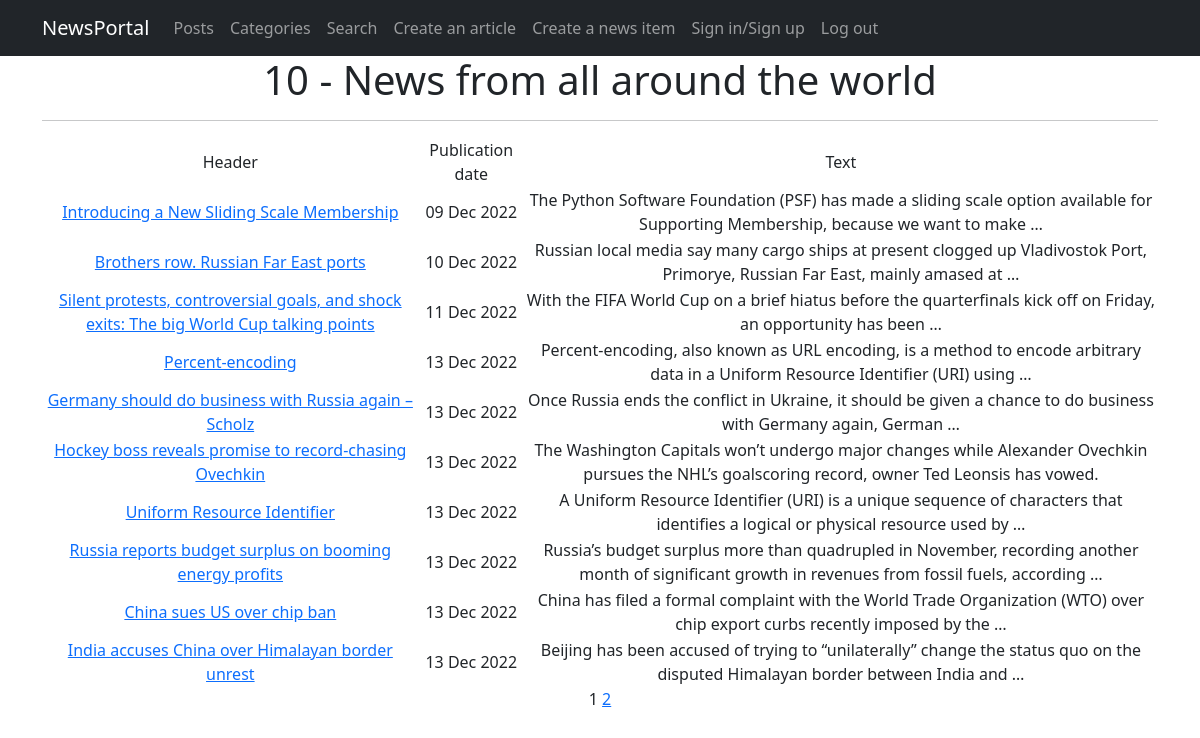
The app's page /news_portal/ with its own data.
### news_portal/models.py (models this page shows, shortened)
class Post(models.Model):
    post_type = models.CharField(max_length=2, choices=POST_TYPE, default=article)
    post_pub_date = models.DateTimeField(auto_now_add=True)
    post_header = models.CharField(max_length=255, null=False)
    post_text = models.TextField(null=False)
    post_rating = models.SmallIntegerField(default=0)
    post_auth = models.ForeignKey(Author, on_delete=models.CASCADE)
    post_cat = models.ManyToManyField(Category, through='PostCategory')
    def get_url(self):
        return reverse('post_detail', args=[self.id])

### news_portal/views.py (the view)
# urls.py: path('', PostList.as_view()),
class PostList(ListView):
    model = Post
    template_name = 'news_portal.html'
    context_object_name = 'news_portal'
    paginate_by = 10
    def get_queryset(self):
        queryset = super().get_queryset()
        self.filterset = PostFilter(self.request.GET, queryset)
        return self.filterset.qs

### news_portal/templatetags/custom_filters.py (called while the page is built)
@register.filter()
def censor(value):
    censored_words = ['ass', 'bitch', 'cock', 'fuck']
    cen_text = value.split()
    for i in censored_words:
        for words in cen_text:
            if i in words:
                psn_in_text = cen_text.index(words)
                cen_text.remove(words)
                cen_text.insert(psn_in_text, i[0] + '*' * (len(i)-1))
    return " ".join(cen_text)

### news_portal/templatetags/custom_tags.py (called while the page is built)
@register.simple_tag(takes_context=True)
def url_replace(context, **kwargs):
    d = context['request'].GET.copy()
    for k, v in kwargs.items():
        d[k] = v
    return d.urlencode()

### templates/news_portal.html (shortened to what this page needs)
{% extends 'fpages/default.html' %}
{% load custom_filters %}!
{% load custom_tags %}
{% block content %}
   <h1>{{news_portal|length}} - News from all around the world</h1>
   <hr>
   {% if news_portal %}
    <table>
        <tr>
            <td>Header</td>
            <td>Publication date</td>
            <td>Text</td>
        </tr>
        {% for post in news_portal %}
        <tr>
            <td><a href="{{ post.get_url }}"> {{ post.post_header|censor }} </a></td>
            <td>{{ post.post_pub_date|date:'d M Y' }} </td>
            <td>{{ post.post_text|truncatewords:20|censor }}</td>
        </tr>
        {% endfor %}
    </table>
    {% else %}
           <h2>No news</h2>
{% endif %}
   {{ page_obj.number }}
   {% if page_obj.has_next %}
       <a href="?{% url_replace page=page_obj.next_page_number %}">{{ page_obj.next_page_number }}</a>
   {% endif %}
{% endblock content %}

### records on screen
Post: post_header|censor "Introducing a New Sliding Scale Membership", post_pub_date "09 Dec 2022", post_text|censor "The Python Software Foundation (PSF) has made a sliding scale option available for Supporting Membership, because we want to make …"
Post: post_header|censor "Brothers row. Russian Far East ports", post_pub_date "10 Dec 2022", post_text|censor "Russian local media say many cargo ships at present clogged up Vladivostok Port, Primorye, Russian Far East, mainly amased at …"
Post: post_header|censor "Silent protests, controversial goals, and shock exits: The big World Cup talking points", post_pub_date "11 Dec 2022", post_text|censor "With the FIFA World Cup on a brief hiatus before the quarterfinals kick off on Friday, an opportunity has been …"
Post: post_header|censor "Percent-encoding", post_pub_date "13 Dec 2022", post_text|censor "Percent-encoding, also known as URL encoding, is a method to encode arbitrary data in a Uniform Resource Identifier (URI) using …"
Post: post_header|censor "Germany should do business with Russia again – Scholz", post_pub_date "13 Dec 2022", post_text|censor "Once Russia ends the conflict in Ukraine, it should be given a chance to do business with Germany again, German …"
Post: post_header|censor "Hockey boss reveals promise to record-chasing Ovechkin", post_pub_date "13 Dec 2022", post_text|censor "The Washington Capitals won’t undergo major changes while Alexander Ovechkin pursues the NHL’s goalscoring record, owner Ted Leonsis has vowed."
Post: post_header|censor "Uniform Resource Identifier", post_pub_date "13 Dec 2022", post_text|censor "A Uniform Resource Identifier (URI) is a unique sequence of characters that identifies a logical or physical resource used by …"
Post: post_header|censor "Russia reports budget surplus on booming energy profits", post_pub_date "13 Dec 2022", post_text|censor "Russia’s budget surplus more than quadrupled in November, recording another month of significant growth in revenues from fossil fuels, according …"
Post: post_header|censor "China sues US over chip ban", post_pub_date "13 Dec 2022", post_text|censor "China has filed a formal complaint with the World Trade Organization (WTO) over chip export curbs recently imposed by the …"
Post: post_header|censor "India accuses China over Himalayan border unrest", post_pub_date "13 Dec 2022", post_text|censor "Beijing has been accused of trying to “unilaterally” change the status quo on the disputed Himalayan border between India and …"

### other values on screen
{{ news_portal|length }} "10"
{{ page_obj.number }} "1"
{{ page_obj.next_page_number }} "2"
